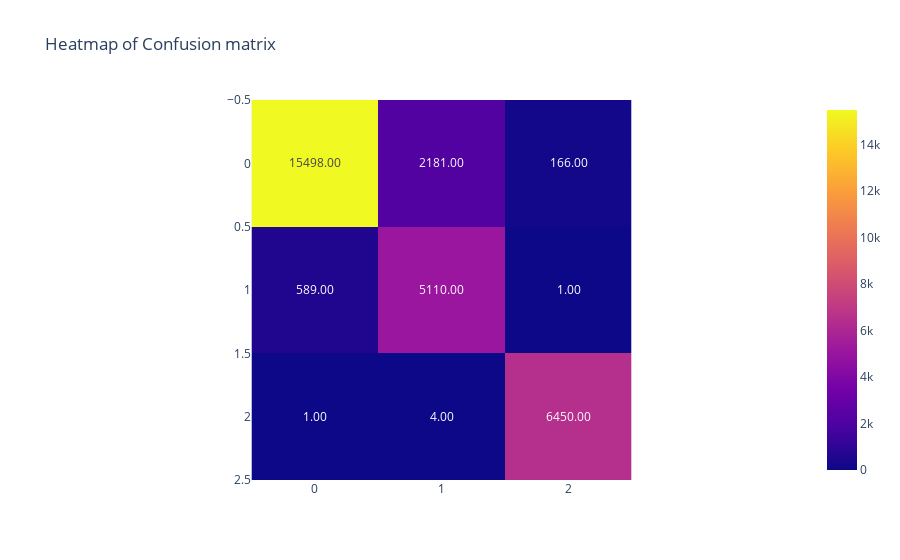

Notebook cell for this chart:
### Markdown cell above
### 1.3. Naive Bayes

### Code cell
# naive bayes gaussianNB
from sklearn.naive_bayes import GaussianNB

nb = GaussianNB(priors=[0.5, 0.3, 0.2], var_smoothing=1e-6)   # prawdopodobieństwo klas (z takim ustawieniem accuracy jest wieksze niz z defaultowym)
nb_score = score(nb, "Naive Bayes GaussianNB")

### Figure 1 — Plotly figure (JSON) as saved in the notebook; plotly's stock layout.template omitted (floating-point values rounded to 4 significant figures)
{"data": [{"coloraxis": "coloraxis", "hovertemplate": "x: %{x}<br>y: %{y}<br>color: %{z}<extra></extra>", "name": "0", "texttemplate": "%{z:.2f}", "type": "heatmap", "xaxis": "x", "yaxis": "y", "z": [[15498, 2181, 166], [589, 5110, 1], [1, 4, 6450]]}], "layout": {"coloraxis": {"colorscale": [[0, "#0d0887"], [0.1111, "#46039f"], [0.2222, "#7201a8"], [0.3333, "#9c179e"], [0.4444, "#bd3786"], [0.5556, "#d8576b"], [0.6667, "#ed7953"], [0.7778, "#fb9f3a"], [0.8889, "#fdca26"], [1, "#f0f921"]]}, "title": {"text": "Heatmap of Confusion matrix"}, "xaxis": {"anchor": "y", "constrain": "domain", "domain": [0, 1], "scaleanchor": "y"}, "yaxis": {"anchor": "x", "autorange": "reversed", "constrain": "domain", "domain": [0, 1]}}}
